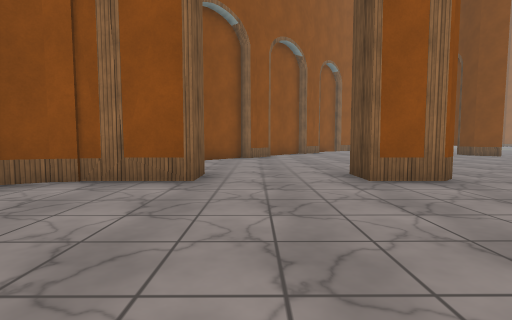
[1] (above)

12 first-person views from a walk through a 3-D level made in the Unity game engine. The camera is 1.3 m above the floor, tilts 4° down and sees 85° across. The floor is counted in squares, 2 m on a side. Each view is taken from the middle of a square. On the plan, view 1 faces up. The plan holds only what a view shows up to about 9 squares ahead; the rest is blank. The place goes on beyond the plan. Some animated figures are not drawn. Surface patterns are stand-ins for the level's own textures.

[2]
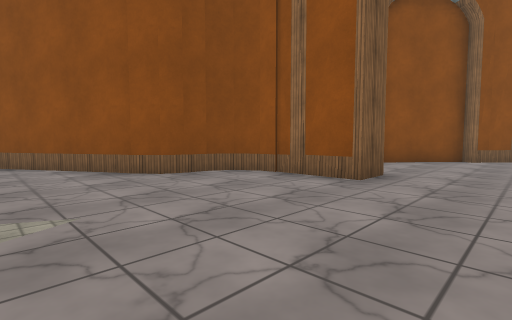

[3]
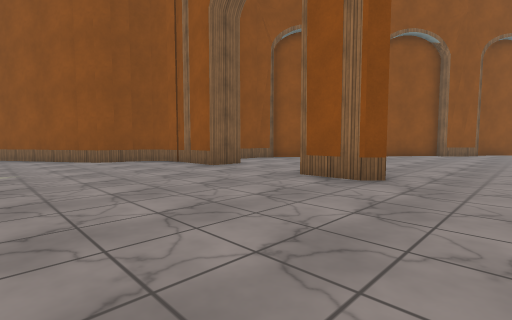

[4]
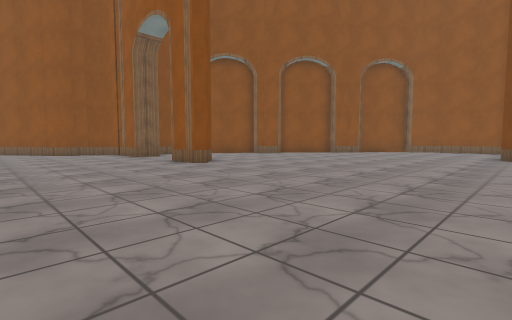

[5]
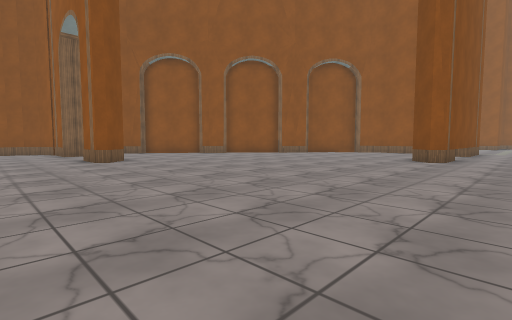

[6]
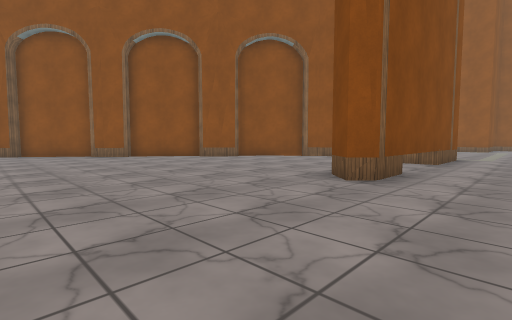

[7]
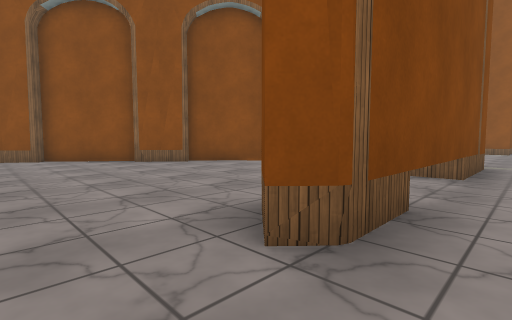

[8]
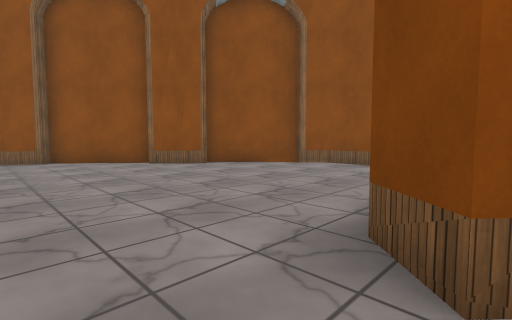

[9]
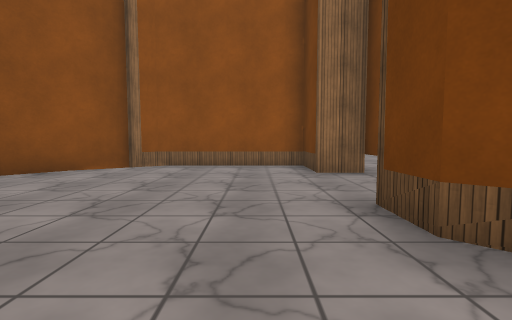

[10]
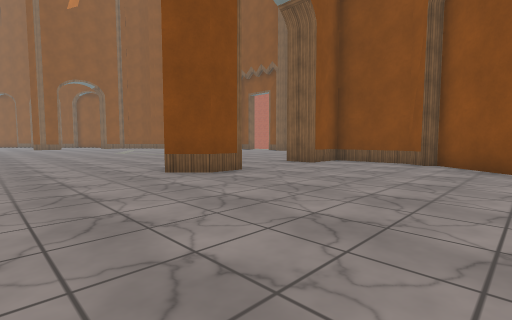

[11]
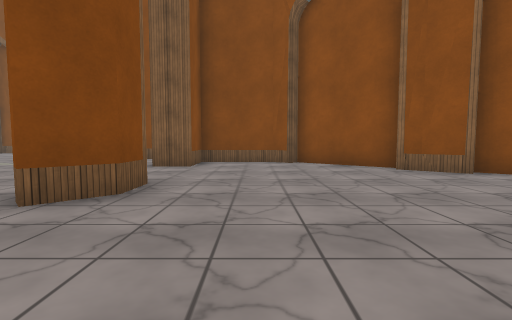

[12]
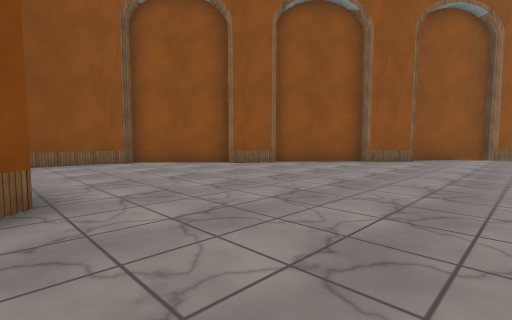

### Floor plan
Points are (right, up) in squares from view 1. A wall is a line through its corners. A room is listed if a view was taken in it or the views show most of it. See-through windows are left out.
Room 1 (views 1, 2, 3, 4, 5, 6, 7, 8, 9, 10, 11, 12)
walls: (3.3, 4.7) (3, 4.4) (1.8, 4.4) (1.8, 5.4) (2.6, 5.4) (3.3, 4.7); (-0.5, 10.4) (-2.3, 8.2) (-2, 7.9) (-2.4, 7.4); (10.2, 11.6) (9.9, 11.2) (9.2, 11.8) (9.2, 12.9); (-2.4, 7.6) (-2.4, 5.4) (-1, 5.4) (-1, 4.4) (-3, 4.4); (3.3, 14.8) (2.3, 13.4) (2.1, 13.6) (0.3, 11.5) (0.6, 11.2) (-0.3, 10.1); (-2.7, 4.4) (-3.2, 4.3) (-3.7, 4) (-4, 3.5) (-4, 2.9); (10.2, 15) (10.2, 15.6) (9.2, 15.6) (9.3, 17.3) (5.3, 17.3) (5, 16.9); (-4, 3.1) (-4.2, 2.6) (-4.8, 2.1); (4.9, 17) (3, 14.8); (-4.6, 2.3) (-8, 0.4)
ways out: opening at (11.5, 11.5)

Where each view was taken, in squares from view 1:
view 1: 0 up, 0 right, facing up
view 2: 0 up, 1 right, facing up-left
view 3: 0 up, 5 right, facing up-left
view 4: 0 up, 10 right, facing up-left
view 5: 2 up, 12 right, facing up-left
view 6: 7 up, 12 right, facing up-left
view 7: 10 up, 11 right, facing up-left
view 8: 10 up, 10 right, facing up-left
view 9: 10 up, 8 right, facing up
view 10: 10 up, 6 right, facing down-left
view 11: 7 up, 6 right, facing left
view 12: 5 up, 6 right, facing up-left
